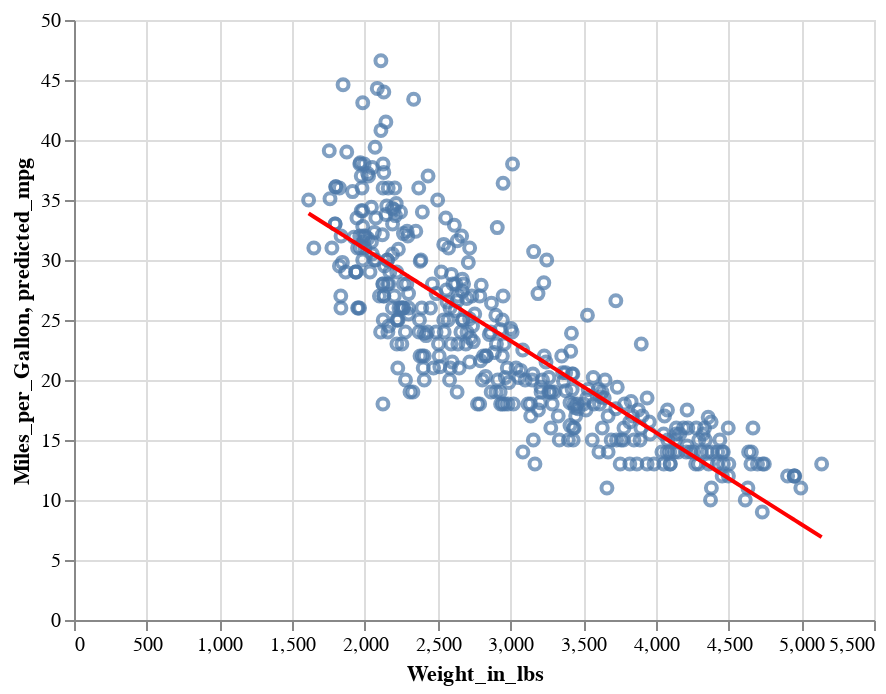

This figure's notebook cell:
### Code cell
chart1 = alt.Chart(cars).mark_point().encode(
    alt.X('Weight_in_lbs'),
    alt.Y('Miles_per_Gallon'))
chart2 = alt.Chart(cars).mark_line(color = 'red').encode(
    alt.X('Weight_in_lbs'),
    alt.Y('predicted_mpg'))
chart1 + chart2

### Figure 1 — Vega-Lite specification as saved in the notebook (floating-point values rounded to 4 significant figures; data arrays with more than 128 entries replaced by an {"elided": "..."} marker saying what was removed)
{"config": {"view": {"continuousWidth": 400, "continuousHeight": 300}}, "layer": [{"mark": "point", "encoding": {"x": {"field": "Weight_in_lbs", "type": "quantitative"}, "y": {"field": "Miles_per_Gallon", "type": "quantitative"}}}, {"mark": {"type": "line", "color": "red"}, "encoding": {"x": {"field": "Weight_in_lbs", "type": "quantitative"}, "y": {"field": "predicted_mpg", "type": "quantitative"}}}], "data": {"name": "data-a19edcbaddf138e4c79e46c1a9fdbdd1"}, "$schema": "https://vega.github.io/schema/vega-lite/v4.17.0.json", "datasets": {"data-a19edcbaddf138e4c79e46c1a9fdbdd1": {"elided": "392 records"}}}
